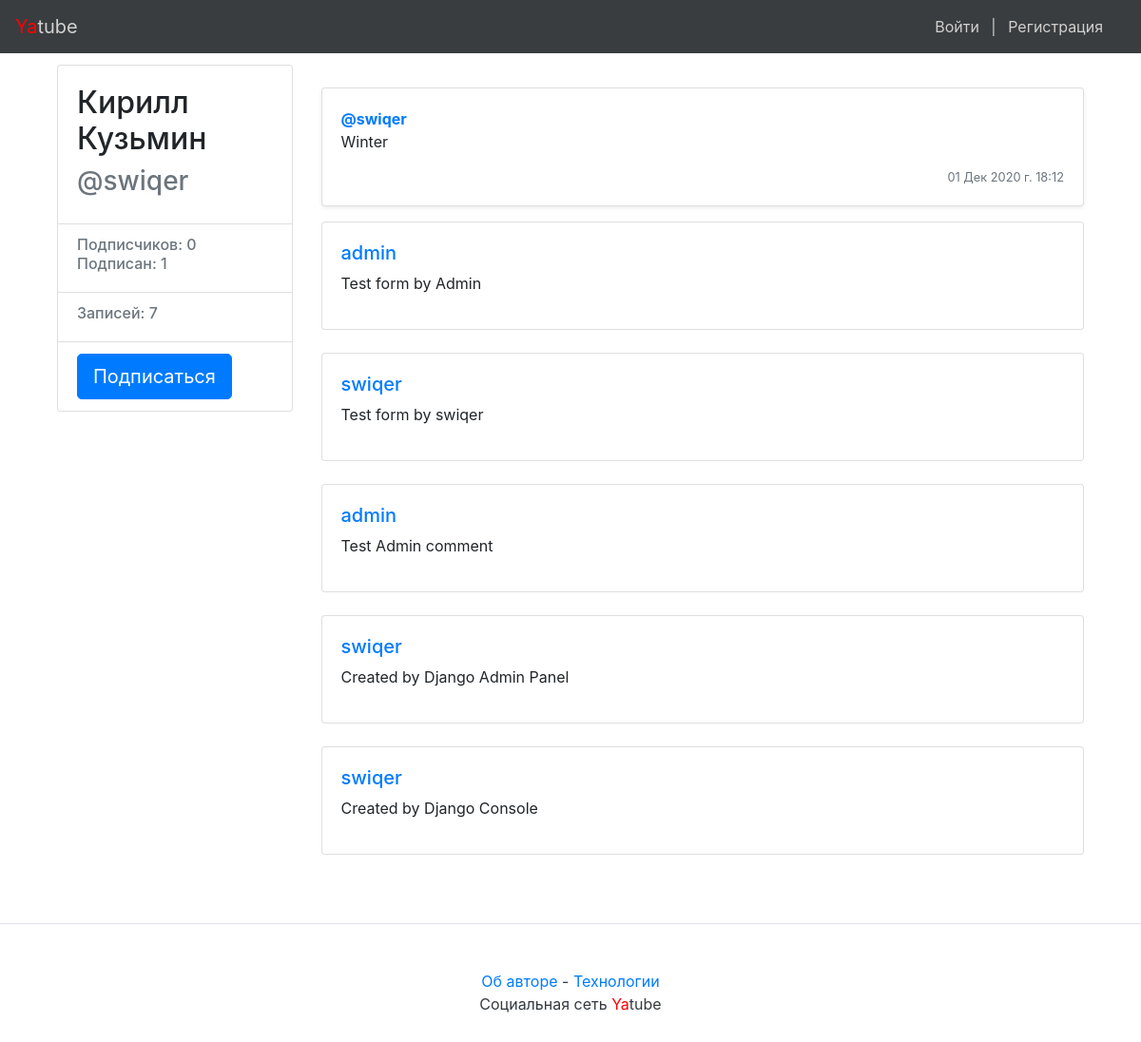
The page /swiqer/72/ on the database its author committed.
### posts/models.py (models this page shows, shortened)
class Post(models.Model):
    text = models.TextField(verbose_name="Текст поста",
                            help_text="Напишите здесь что-нибудь")
    pub_date = models.DateTimeField(auto_now_add=True, db_index=True,
                                    verbose_name="Дата публикации",
                                    help_text="Дата указывается автоматически")
    author = models.ForeignKey(User, on_delete=models.CASCADE,
                               related_name="posts",
                               verbose_name="Автор поста",
                               help_text="Это поле заполняется автоматически")
    group = models.ForeignKey("Group", on_delete=models.SET_NULL, blank=True,
                              null=True, related_name="posts",
                              verbose_name="Группа",
                              help_text="Необязательное поле")
    image = models.ImageField(upload_to='posts/', blank=True, null=True,
                              verbose_name="Изображение",
                              help_text="Необязательное поле"
                              )
    class Meta:
        ordering = ["-pub_date"]

class Comment(models.Model):
    post = models.ForeignKey("Post", on_delete=models.CASCADE,
                             related_name="comments",
                             verbose_name="Пост",
                             help_text="Это поле заполняется автоматически")
    author = models.ForeignKey(User, on_delete=models.CASCADE,
                               related_name="comments",
                               verbose_name="Автор поста",
                               help_text="Это поле заполняется автоматически")
    text = models.TextField(verbose_name="Комментарий",
                            help_text="Ваш коментарий")
    created = models.DateTimeField(auto_now_add=True, db_index=True,
                                   verbose_name="Дата публикации",
                                   help_text="Дата указывается автоматически")
    class Meta:
        ordering = ["-created"]

### posts/views.py (the view)
# urls.py: path('<str:username>/<int:post_id>/', views.post_view, name='post'),
def post_view(request, username, post_id):
    user_post = get_object_or_404(Post,
                                  author__username=username,
                                  pk=post_id)
    comments = user_post.comments.all()
    posts_count = Post.objects.filter(author=user_post.author).count()
    form = CommentForm()
    if request.user.is_anonymous:
        following = False
    elif Follow.objects.filter(user=request.user,
                               author__username=username).exists():
        following = True
    else:
        following = False
    author_follow = Follow.objects.filter(user=user_post.author).count()
    followers = Follow.objects.filter(author=user_post.author).count()
    return render(request, "posts/post.html", {
        "post": user_post,
        "posts_count": posts_count,
        "user_title": user_post.author.get_full_name(),
        "username": user_post.author,
        "form": form,
        "comments": comments,
        "following": following,
        "followers": followers,
        "author_follow": author_follow
    })

### posts/templates/posts/post.html (shortened to what this page needs)
{% extends "base.html" %}
{% block content %}
<main role="main" class="container">
    <div class="row">
        <div class="col-md-3 mb-3 mt-1">
            {% include 'includes/profile_card.html' %}
        </div>
        <div class="col-md-9">
            {% load thumbnail %}
            <div class="card mb-3 mt-1 shadow-sm">
                <div class="card-body">
                    <p class="card-text">
                        <a href="{% url 'profile' username %}"><strong class="d-block text-gray-dark">@{{ username }}</strong></a>
                        {{ post.text }}
                    </p>
                    <div class="d-flex justify-content-between align-items-center">
                        <small class="text-muted">{{ post.pub_date|date:"d M Y г. H:m" }}</small>
                    </div>
                </div>
            </div>
            {% include "includes/comments.html" %}
        </div>
    </div>
</main>
{% endblock %}

### templates/base.html (shortened to what this page needs)
<!doctype html>
<html lang="ru">
<head>
    {% load static %}
    <link rel="stylesheet" href="{% static 'bootstrap/dist/css/bootstrap.min.css' %}">
</head>
<body>
    {% include 'includes/nav.html' %}
    <main>
        <div class="container">
            {% block content %}{% endblock %}
        </div>
    </main>
    {% include 'includes/footer.html' %}
</body>
</html>

### templates/includes/nav.html
<nav class="navbar navbar-light" style="background-color: #393d3f;">
    <a class="navbar-brand" href="/"><span style="color:#ff0001">Ya</span><span style="color:#d3d1d0">tube</span></a>
    <nav class="my-2 my-md-0 mr-md-3">
        {% if user.is_authenticated %}
            <button type="button" class="btn btn-outline-primary">
                <a class="p-2 text-dark" style="text-decoration: none;" href="{% url 'new_post' %}"><span style="color: #d1cfce;">Новая запись</span></a>
            </button>
            <span style="color:#d3d1d0">Пользователь:</span> <span style="color:#4cc6d6">{{ user.username }}</span>
            <a class="p-2 text-dark" style="text-decoration: none;" href="{% url 'password_change' %}"><span style="color: #d1cfce;">Изменить пароль</span></a>
            <button type="button" class="btn btn-outline-danger">
                <a class="p-2 text-dark" style="text-decoration: none;" href="{% url 'logout' %}"><span style="color: #d1cfce;">Выйти</span></a>
            </button>
        {% else %}
            <a class="p-2 text-dark" style="text-decoration: none;" href="{% url 'login' %}"><span style="color: #d1cfce;">Войти</span></a><span style="color: #d1cfce;"> |</span>
            <a class="p-2 text-dark" style="text-decoration: none;" href="{% url 'signup' %}"><span style="color: #d1cfce;">Регистрация</span></a>
        {% endif %}
    </nav>
</nav>

### templates/includes/profile_card.html
<div class="card">
        <div class="card-body">
                <div class="h2">
                    {{ user_title }}
                </div>
                <div class="h3 text-muted">
                     @{{ username }}
                </div>
        </div>
        <ul class="list-group list-group-flush">
                <li class="list-group-item">
                        <div class="h6 text-muted">
                        Подписчиков: {{ followers }} <br />
                        Подписан: {{ author_follow }}
                        </div>
                </li>
                <li class="list-group-item">
                        <div class="h6 text-muted">
                            Записей: {{ posts_count }}
                        </div>
                </li>
        </ul>
        {% if user != username %}
            <ul class="list-group list-group-flush">
                <li class="list-group-item">
                    {% if following %}
                    <a class="btn btn-lg btn-light"
                            href="{% url 'profile_unfollow' username %}" role="button">
                            Отписаться
                    </a>
                    {% else %}
                    <a class="btn btn-lg btn-primary"
                            href="{% url 'profile_follow' username %}" role="button">
                            Подписаться
                    </a>
                    {% endif %}
                </li>
            </ul>
        {% endif %}
</div>

### templates/includes/comments.html (shortened to what this page needs)
{% load user_filters %}
{% for item in comments %}
<div class="media card mb-4">
    <div class="media-body card-body">
        <h5 class="mt-0">
            <a href="{% url 'profile' item.author.username %}"
               name="comment_{{ item.id }}">
                {{ item.author.username }}
            </a>
        </h5>
        <p>{{ item.text | linebreaksbr }}</p>
    </div>
</div>
{% endfor %}

### templates/includes/footer.html
<footer class="pt-4 my-md-5 pt-md-5 border-top">
        <p class="m-0 text-dark text-center "><a href="{% url 'about-author' %}">Об авторе</a> - <a href="{% url 'about-spec' %}">Технологии</a></p>
        <p class="m-0 text-dark text-center ">Социальная сеть <span style="color:red">Ya</span>tube</p>
</footer>

### rows shown on the page
Post: text "Winter", pub_date "01 Дек 2020 г. 18:12"
Comment: author.username "admin", text "Test form by Admin"
Comment: author.username "swiqer", text "Test form by swiqer"
Comment: author.username "admin", text "Test Admin comment"
Comment: author.username "swiqer", text "Created by Django Admin Panel"
Comment: author.username "swiqer", text "Created by Django Console"

### other values the page prints
{{ user_title }} "Кирилл Кузьмин"
{{ username }} "swiqer"
{{ followers }} "0"
{{ author_follow }} "1"
{{ posts_count }} "7"
